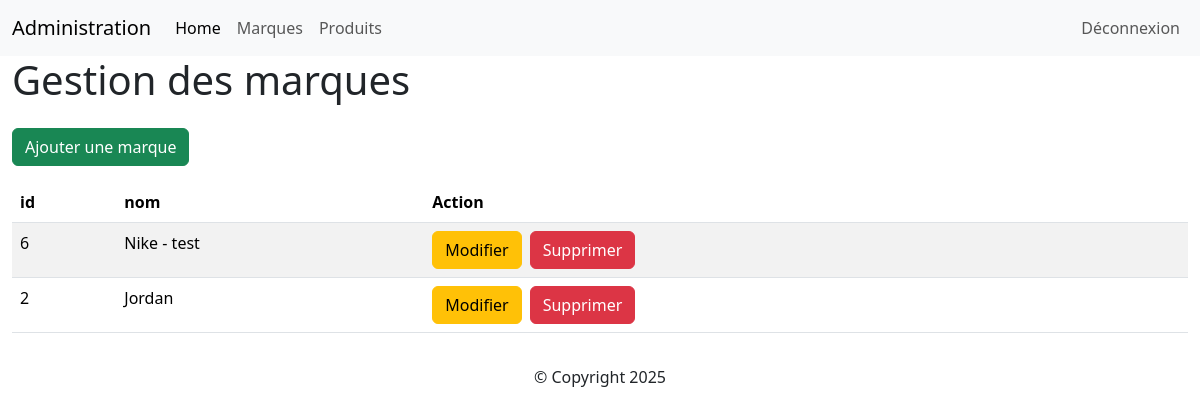
/admin/marques.php (signed in), run on an earlier commit of the app's database.
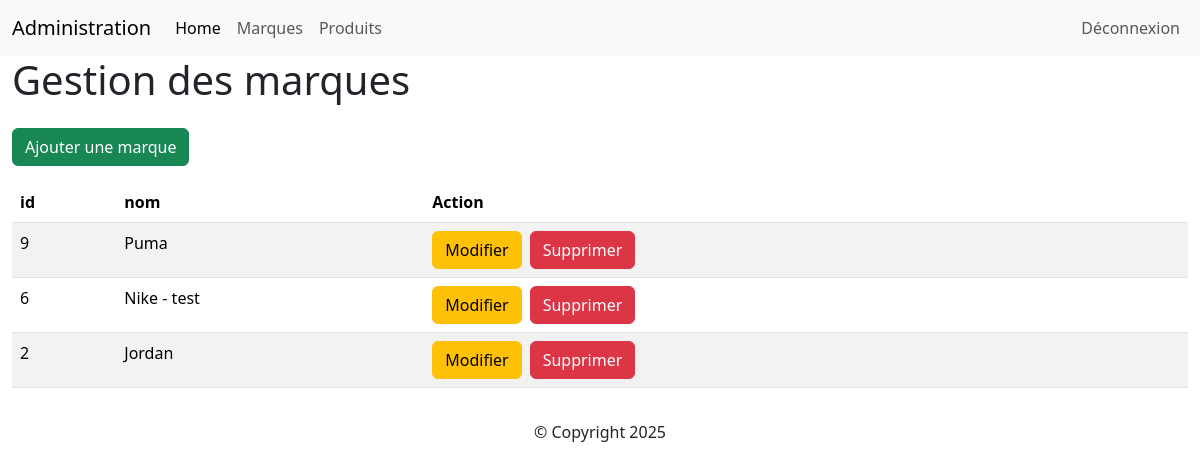
And on a later commit of the database.
### tables this page shows
CREATE TABLE IF NOT EXISTS `marques` (
  `id` int NOT NULL AUTO_INCREMENT,
  `nom` varchar(100) NOT NULL,
  `logo` varchar(255) DEFAULT NULL,
  PRIMARY KEY (`id`)
);

### admin/marques.php (the view, shortened to what this page needs)
<?php
    require "../connexion.php";
?>
<!DOCTYPE html>
<html lang="en">
<head>
      <link href="https://cdn.jsdelivr.net/npm/bootstrap@5.3.8/dist/css/bootstrap.min.css" rel="stylesheet">
</head>
<body>
    <?php
        include("partials/header.php");
    ?>
    <div class="container-fluid">
        <h1>Gestion des marques</h1>
        <a href="addMarque.php" class="btn btn-success my-3">Ajouter une marque</a>
        <table class="table table-striped">
            <thead>
                <tr>
                    <th>id</th>
                    <th>nom</th>
                    <th>Action</th>
                </tr>
            </thead>
            <tbody>
                <?php
                    $req = $bdd->query("SELECT * FROM marques ORDER BY id DESC");
                    while($don = $req->fetch(PDO::FETCH_ASSOC))
                    {
                        echo "<tr>";
                            echo "<td>".$don['id']."</td>";
                            echo "<td>".$don['nom']."</td>";
                            echo "<td>";
                                echo "<a href='updateMarque.php?id=".$don['id']."' class='btn btn-warning'>Modifier</a>";
                                echo "<a href='marques.php?delete=".$don['id']."' class='btn btn-danger mx-2'>Supprimer</a>";
                            echo "</td>";
                        echo "</tr>";
                    }
                ?>
            </tbody>
        </table>
    </div>
    <?php
        include("partials/footer.php");
    ?>
</body>
</html>

What changed in the data, as far as the page shows it:
added marques: id "9", nom "Puma"
